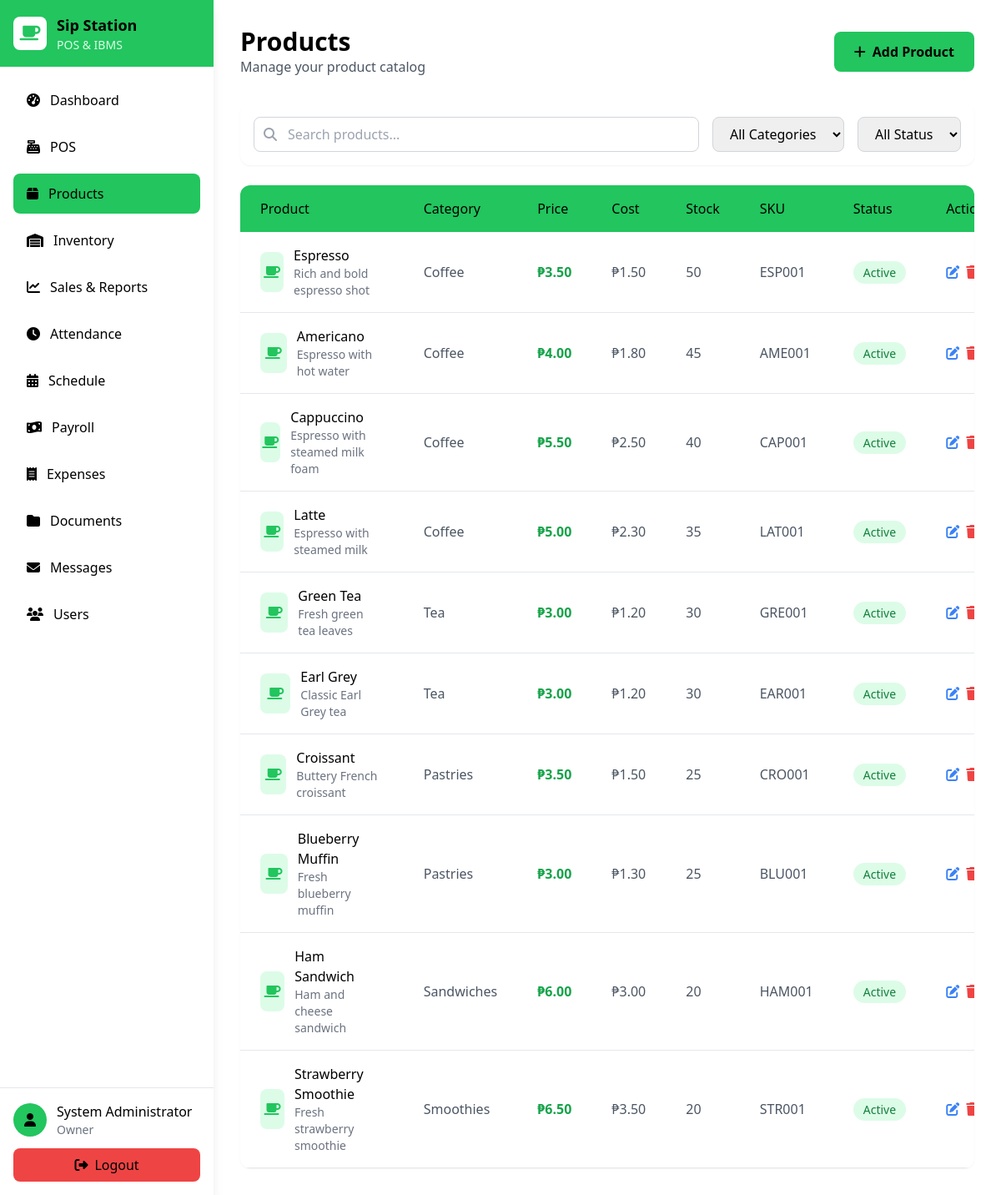
/modules/products/index.php (signed in), run on the app's committed database.
### tables this page shows
CREATE TABLE IF NOT EXISTS inventory (
    id INT AUTO_INCREMENT PRIMARY KEY,
    product_id INT NOT NULL,
    current_quantity INT DEFAULT 0,
    minimum_quantity INT DEFAULT 10,
    last_restocked DATETIME,
    created_at DATETIME DEFAULT CURRENT_TIMESTAMP,
    updated_at DATETIME DEFAULT CURRENT_TIMESTAMP ON UPDATE CURRENT_TIMESTAMP,
    FOREIGN KEY (product_id) REFERENCES products(id) ON DELETE CASCADE,
    UNIQUE KEY unique_product (product_id),
    INDEX idx_current_quantity (current_quantity)
);

CREATE TABLE IF NOT EXISTS products (
    id INT AUTO_INCREMENT PRIMARY KEY,
    name VARCHAR(100) NOT NULL,
    category VARCHAR(50) NOT NULL,
    description TEXT,
    price DECIMAL(10, 2) NOT NULL,
    cost_price DECIMAL(10, 2),
    sku VARCHAR(50) UNIQUE,
    barcode VARCHAR(50),
    image_path VARCHAR(255),
    color VARCHAR(50),
    shape ENUM('circle', 'rounded', 'rectangle', 'square') DEFAULT 'rectangle',
    is_active BOOLEAN DEFAULT TRUE,
    created_at DATETIME DEFAULT CURRENT_TIMESTAMP,
    updated_at DATETIME DEFAULT CURRENT_TIMESTAMP ON UPDATE CURRENT_TIMESTAMP,
    INDEX idx_category (category),
    INDEX idx_sku (sku),
    INDEX idx_barcode (barcode)
);

### includes/functions.php (called while the page is built, shortened)
<?php
function isLoggedIn() {
    return isset($_SESSION['user_id']) && isset($_SESSION['username']);
}
function hasRole($roles) {
    return in_array($_SESSION['role'], $roles);
}
function formatCurrency($amount) {
    return '₱' . number_format($amount, 2);
}

### modules/products/index.php (the view, shortened to what this page needs)
<?php
require_once '../../includes/functions.php';
$db = getDB();
$stmt = $db->prepare("SELECT p.*, i.current_quantity FROM products p LEFT JOIN inventory i ON p.id = i.product_id ORDER BY p.created_at DESC");
$stmt->execute();
$products = $stmt->fetchAll();
?>
<!DOCTYPE html>
<html lang="en">
<head>
    <script src="https://cdn.tailwindcss.com"></script>
    <link rel="stylesheet" href="https://cdnjs.cloudflare.com/ajax/libs/font-awesome/6.4.0/css/all.min.css">
</head>
<body class="bg-white">
    <div class="flex h-screen overflow-hidden">
        <aside class="w-64 bg-white shadow-lg flex flex-col">
            <div class="bg-green-500 p-4">
                <div class="flex items-center space-x-3">
                    <div class="w-10 h-10 bg-white rounded-lg flex items-center justify-center">
                        <i class="fas fa-coffee text-green-500 text-xl"></i>
                    </div>
                    <div>
                        <h1 class="text-black font-bold text-lg">Sip Station</h1>
                        <p class="text-green-100 text-sm">POS & IBMS</p>
                    </div>
                </div>
            </div>
            <nav class="flex-1 p-4 overflow-y-auto">
                <ul class="space-y-2">
                    <li>
                        <a href="../../dashboard.php" class="flex items-center space-x-3 px-4 py-3 text-black hover:bg-gray-100 rounded-lg transition">
                            <i class="fas fa-tachometer-alt"></i>
                            <span>Dashboard</span>
                        </a>
                    </li>
                    <li>
                        <a href="../pos/index.php" class="flex items-center space-x-3 px-4 py-3 text-black hover:bg-gray-100 rounded-lg transition">
                            <i class="fas fa-cash-register"></i>
                            <span>POS</span>
                        </a>
                    </li>
                    <li>
                        <a href="index.php" class="flex items-center space-x-3 px-4 py-3 bg-green-500 text-black rounded-lg">
                            <i class="fas fa-box"></i>
                            <span class="font-medium">Products</span>
                        </a>
                    </li>
                    <li>
                        <a href="../inventory/index.php" class="flex items-center space-x-3 px-4 py-3 text-black hover:bg-gray-100 rounded-lg transition">
                            <i class="fas fa-warehouse"></i>
                            <span>Inventory</span>
                        </a>
                    </li>
                    <li>
                        <a href="../sales/index.php" class="flex items-center space-x-3 px-4 py-3 text-black hover:bg-gray-100 rounded-lg transition">
                            <i class="fas fa-chart-line"></i>
                            <span>Sales & Reports</span>
                        </a>
                    </li>
                    <li>
                        <a href="../attendance/index.php" class="flex items-center space-x-3 px-4 py-3 text-black hover:bg-gray-100 rounded-lg transition">
                            <i class="fas fa-clock"></i>
                            <span>Attendance</span>
                        </a>
                    </li>
                    <li>
                        <a href="../schedule/index.php" class="flex items-center space-x-3 px-4 py-3 text-black hover:bg-gray-100 rounded-lg transition">
                            <i class="fas fa-calendar-alt"></i>
                            <span>Schedule</span>
                        </a>
                    </li>
                    <li>
                        <a href="../payroll/index.php" class="flex items-center space-x-3 px-4 py-3 text-black hover:bg-gray-100 rounded-lg transition">
                            <i class="fas fa-money-bill-wave"></i>
                            <span>Payroll</span>
                        </a>
                    </li>
                    <li>
                        <a href="../expenses/index.php" class="flex items-center space-x-3 px-4 py-3 text-black hover:bg-gray-100 rounded-lg transition">
                            <i class="fas fa-receipt"></i>
                            <span>Expenses</span>
                        </a>
                    </li>
                    <li>
                        <a href="../documents/index.php" class="flex items-center space-x-3 px-4 py-3 text-black hover:bg-gray-100 rounded-lg transition">
                            <i class="fas fa-folder"></i>
                            <span>Documents</span>
                        </a>
                    </li>
                    <li>
                        <a href="../messages/index.php" class="flex items-center space-x-3 px-4 py-3 text-black hover:bg-gray-100 rounded-lg transition">
                            <i class="fas fa-envelope"></i>
                            <span>Messages</span>
                        </a>
                    </li>
                    <?php if (hasRole(['owner', 'manager'])): ?>
                    <li>
                        <a href="../users/index.php" class="flex items-center space-x-3 px-4 py-3 text-black hover:bg-gray-100 rounded-lg transition">
                            <i class="fas fa-users"></i>
                            <span>Users</span>
                        </a>
                    </li>
                    <?php endif; ?>
                </ul>
            </nav>
            <div class="p-4 border-t">
                <div class="flex items-center space-x-3 mb-3">
                    <div class="w-10 h-10 bg-green-500 rounded-full flex items-center justify-center">
                        <i class="fas fa-user text-black"></i>
                    </div>
                    <div class="flex-1">
                        <p class="font-medium text-black"><?php echo htmlspecialchars($_SESSION['full_name']); ?></p>
                        <p class="text-sm text-gray-500 capitalize"><?php echo htmlspecialchars($_SESSION['role']); ?></p>
                    </div>
                </div>
                <a href="../../logout.php" class="flex items-center justify-center space-x-2 w-full bg-red-500 hover:bg-red-600 text-black py-2 rounded-lg transition">
                    <i class="fas fa-sign-out-alt"></i>
                    <span>Logout</span>
                </a>
            </div>
        </aside>
        <main class="flex-1 overflow-y-auto">
            <div class="p-8">
                <div class="flex items-center justify-between mb-8">
                    <div>
                        <h1 class="text-3xl font-bold text-black">Products</h1>
                        <p class="text-gray-600">Manage your product catalog</p>
                    </div>
                    <button onclick="openModal()" class="bg-green-500 hover:bg-green-600 text-black font-bold py-3 px-6 rounded-lg transition">
                        <i class="fas fa-plus mr-2"></i>Add Product
                    </button>
                </div>
                <div class="bg-white rounded-xl shadow-sm p-4 mb-6">
                    <div class="flex items-center space-x-4">
                        <div class="flex-1 relative">
                            <input type="text" id="searchInput" placeholder="Search products..." class="w-full pl-10 pr-4 py-2 border border-gray-300 rounded-lg focus:outline-none focus:ring-2 focus:ring-green-500">
                            <i class="fas fa-search absolute left-3 top-1/2 transform -translate-y-1/2 text-gray-400"></i>
                        </div>
                        <select id="categoryFilter" class="border border-gray-300 rounded-lg px-4 py-2 focus:outline-none focus:ring-2 focus:ring-green-500">
                            <option value="">All Categories</option>
                        </select>
                        <select id="statusFilter" class="border border-gray-300 rounded-lg px-4 py-2 focus:outline-none focus:ring-2 focus:ring-green-500">
                            <option value="">All Status</option>
                        </select>
                    </div>
                </div>
                <div class="bg-white rounded-xl shadow-sm overflow-hidden">
                    <div class="overflow-x-auto">
                        <table class="w-full">
                            <thead class="bg-green-500 text-black">
                                <tr>
                                    <th class="px-6 py-4 text-left font-medium">Product</th>
                                    <th class="px-6 py-4 text-left font-medium">Category</th>
                                    <th class="px-6 py-4 text-left font-medium">Price</th>
                                    <th class="px-6 py-4 text-left font-medium">Cost</th>
                                    <th class="px-6 py-4 text-left font-medium">Stock</th>
                                    <th class="px-6 py-4 text-left font-medium">SKU</th>
                                    <th class="px-6 py-4 text-left font-medium">Status</th>
                                    <th class="px-6 py-4 text-left font-medium">Actions</th>
                                </tr>
                            </thead>
                            <tbody id="productsTable">
                                <?php foreach ($products as $product): ?>
                                <tr class="border-b hover:bg-gray-50 product-row"
                                    data-name="<?php echo htmlspecialchars($product['name']); ?>"
                                    data-category="<?php echo htmlspecialchars($product['category']); ?>"
                                    data-status="<?php echo $product['is_active'] ? 'active' : 'inactive'; ?>">
                                    <td class="px-6 py-4">
                                        <div class="flex items-center space-x-3">
                                            <div class="w-12 h-12 bg-green-100 rounded-lg flex items-center justify-center">
                                                <i class="fas fa-coffee text-green-500"></i>
                                            </div>
                                            <div>
                                                <p class="font-medium text-black"><?php echo htmlspecialchars($product['name']); ?></p>
                                                <p class="text-sm text-gray-500"><?php echo htmlspecialchars($product['description'] ?? ''); ?></p>
                                            </div>
                                        </div>
                                    </td>
                                    <td class="px-6 py-4 text-gray-600"><?php echo htmlspecialchars($product['category']); ?></td>
                                    <td class="px-6 py-4 font-bold text-green-600"><?php echo formatCurrency($product['price']); ?></td>
                                    <td class="px-6 py-4 text-gray-600"><?php echo formatCurrency($product['cost_price'] ?? 0); ?></td>
                                    <td class="px-6 py-4">
                                        <span class="<?php echo ($product['current_quantity'] ?? 0) <= 10 ? 'text-red-500 font-bold' : 'text-gray-600'; ?>">
                                            <?php echo $product['current_quantity'] ?? 0; ?>
                                        </span>
                                    </td>
                                    <td class="px-6 py-4 text-gray-600"><?php echo htmlspecialchars($product['sku'] ?? '-'); ?></td>
                                    <td class="px-6 py-4">
                                        <span class="px-3 py-1 rounded-full text-sm font-medium <?php echo $product['is_active'] ? 'bg-green-100 text-green-700' : 'bg-red-100 text-red-700'; ?>">
                                            <?php echo $product['is_active'] ? 'Active' : 'Inactive'; ?>
                                        </span>
                                    </td>
                                    <td class="px-6 py-4">
                                        <div class="flex items-center space-x-2">
                                            <button onclick="editProduct(<?php echo $product['id']; ?>)" class="text-blue-500 hover:text-blue-700">
                                                <i class="fas fa-edit"></i>
                                            </button>
                                            <button onclick="deleteProduct(<?php echo $product['id']; ?>)" class="text-red-500 hover:text-red-700">
                                                <i class="fas fa-trash"></i>
                                            </button>
                                        </div>
                                    </td>
                                </tr>
                                <?php endforeach; ?>
                            </tbody>
                        </table>
                    </div>
                </div>
            </div>
        </main>
    </div>
</body>
</html>

### data on the page
inventory: product.name "Espresso", product.description "Rich and bold espresso shot", product.category "Coffee", product.price "₱3.50", product.cost_price "₱1.50", current_quantity "50", product.sku "ESP001"
inventory: product.name "Americano", product.description "Espresso with hot water", product.category "Coffee", product.price "₱4.00", product.cost_price "₱1.80", current_quantity "45", product.sku "AME001"
inventory: product.name "Cappuccino", product.description "Espresso with steamed milk foam", product.category "Coffee", product.price "₱5.50", product.cost_price "₱2.50", current_quantity "40", product.sku "CAP001"
inventory: product.name "Latte", product.description "Espresso with steamed milk", product.category "Coffee", product.price "₱5.00", product.cost_price "₱2.30", current_quantity "35", product.sku "LAT001"
inventory: product.name "Green Tea", product.description "Fresh green tea leaves", product.category "Tea", product.price "₱3.00", product.cost_price "₱1.20", current_quantity "30", product.sku "GRE001"
inventory: product.name "Earl Grey", product.description "Classic Earl Grey tea", product.category "Tea", product.price "₱3.00", product.cost_price "₱1.20", current_quantity "30", product.sku "EAR001"
inventory: product.name "Croissant", product.description "Buttery French croissant", product.category "Pastries", product.price "₱3.50", product.cost_price "₱1.50", current_quantity "25", product.sku "CRO001"
inventory: product.name "Blueberry Muffin", product.description "Fresh blueberry muffin", product.category "Pastries", product.price "₱3.00", product.cost_price "₱1.30", current_quantity "25", product.sku "BLU001"
inventory: product.name "Ham Sandwich", product.description "Ham and cheese sandwich", product.category "Sandwiches", product.price "₱6.00", product.cost_price "₱3.00", current_quantity "20", product.sku "HAM001"
inventory: product.name "Strawberry Smoothie", product.description "Fresh strawberry smoothie", product.category "Smoothies", product.price "₱6.50", product.cost_price "₱3.50", current_quantity "20", product.sku "STR001"

### other printed values
$_SESSION['full_name'] "System Administrator"
$_SESSION['role'] "Owner"
